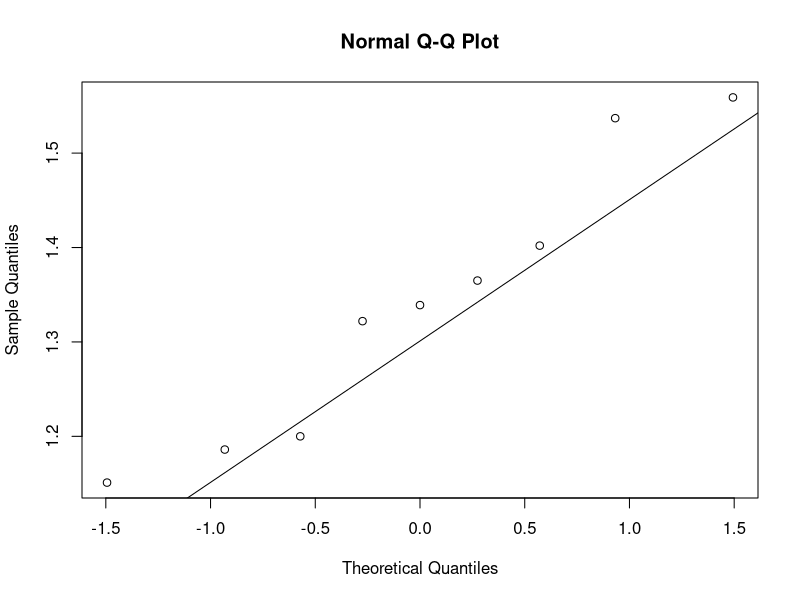
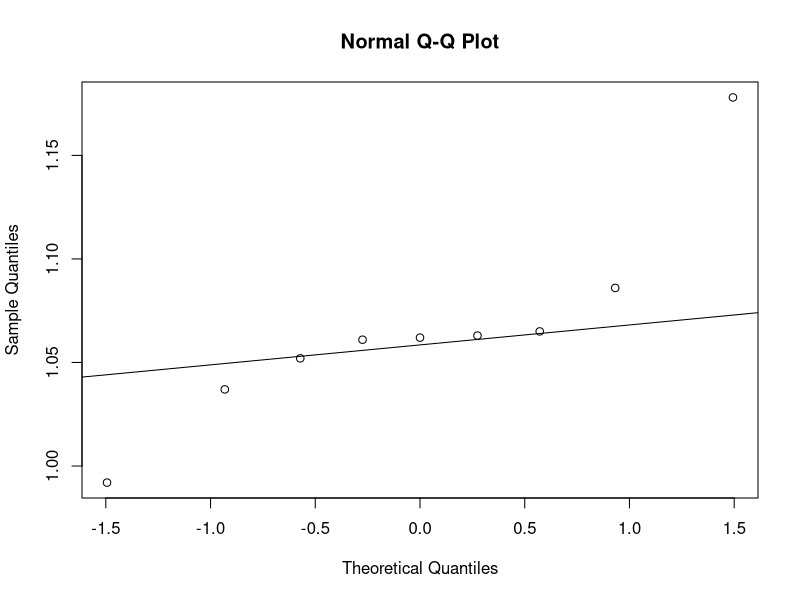
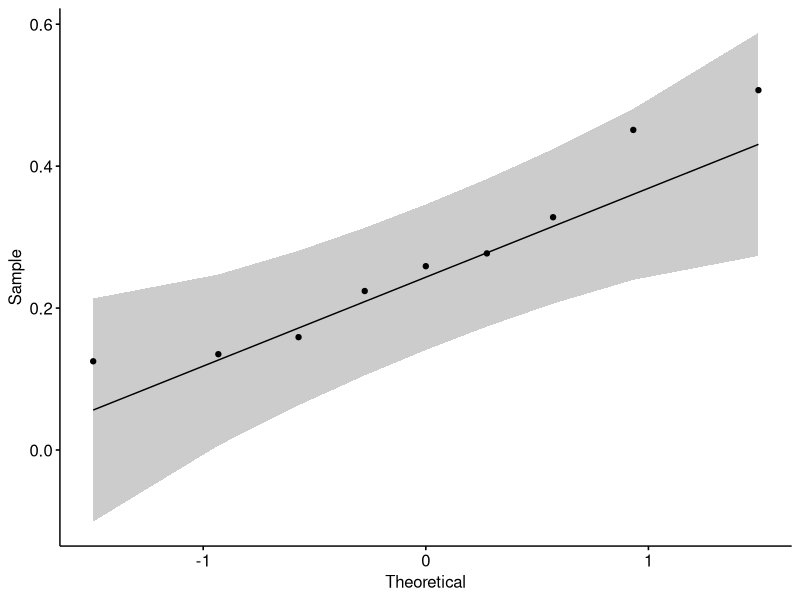
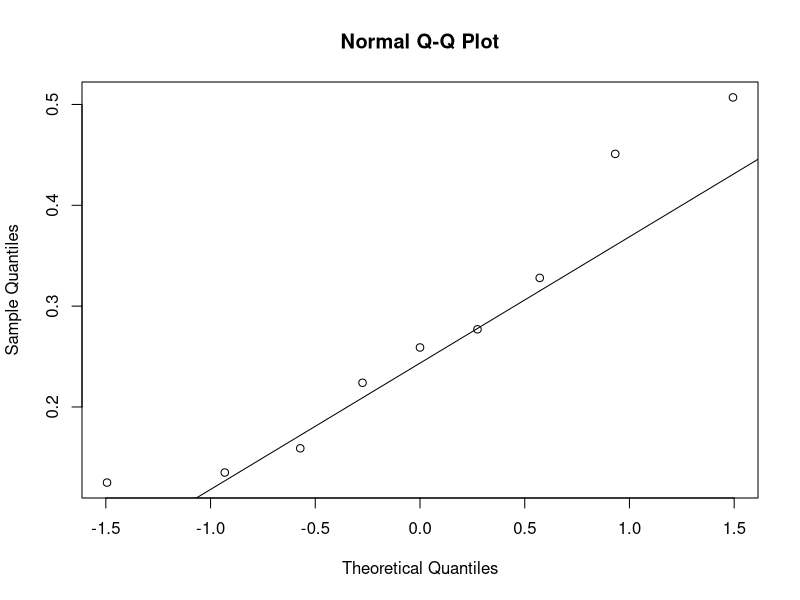
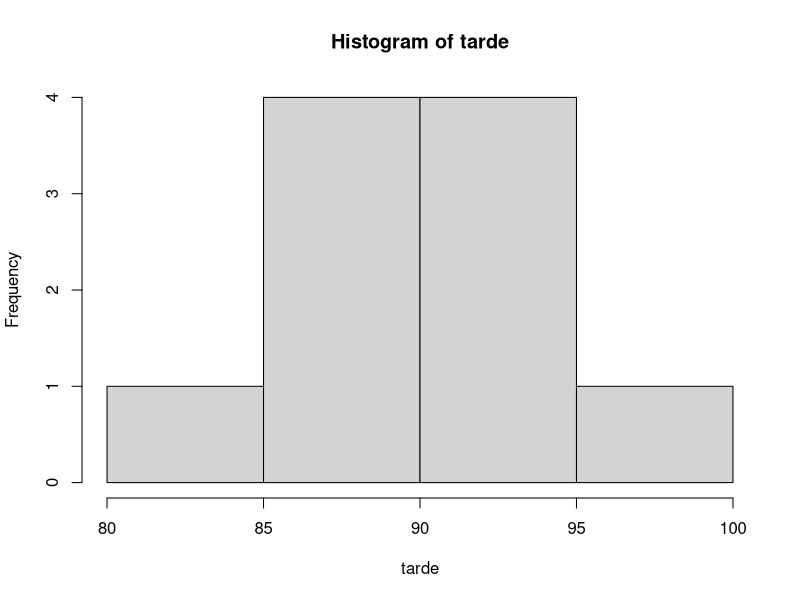
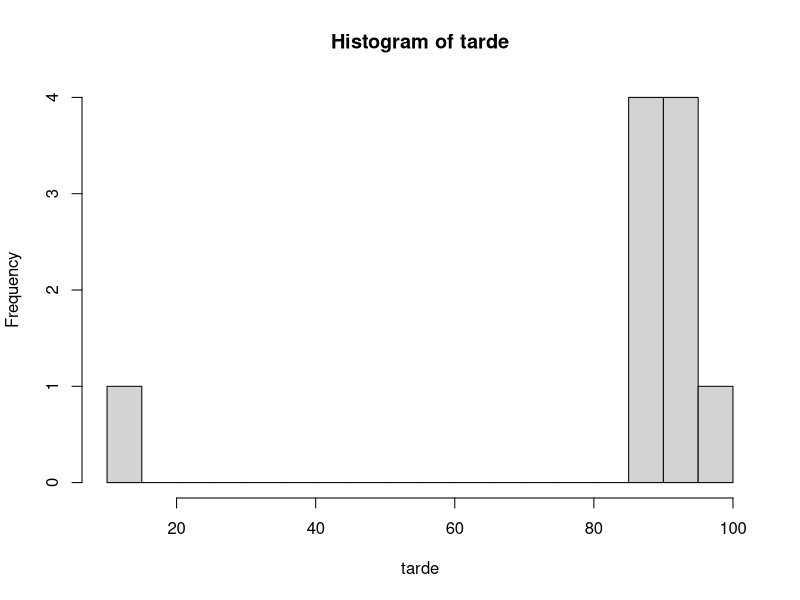
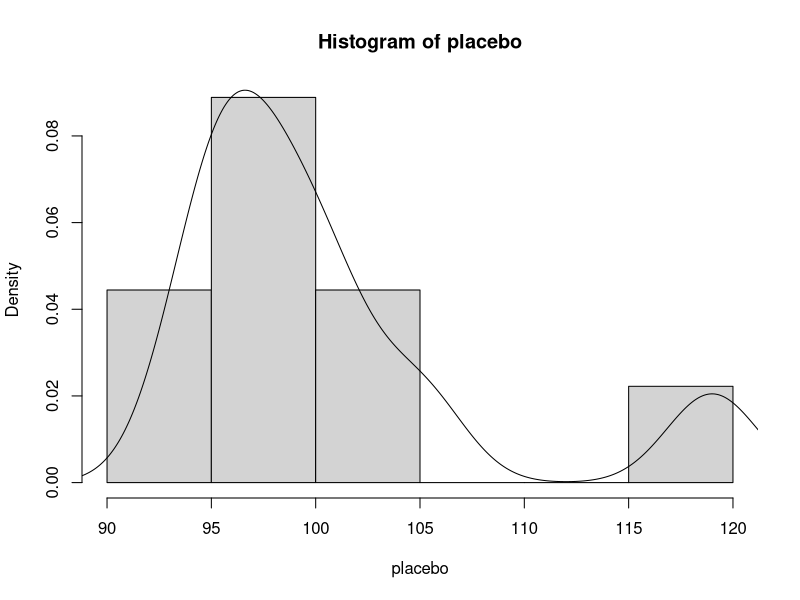
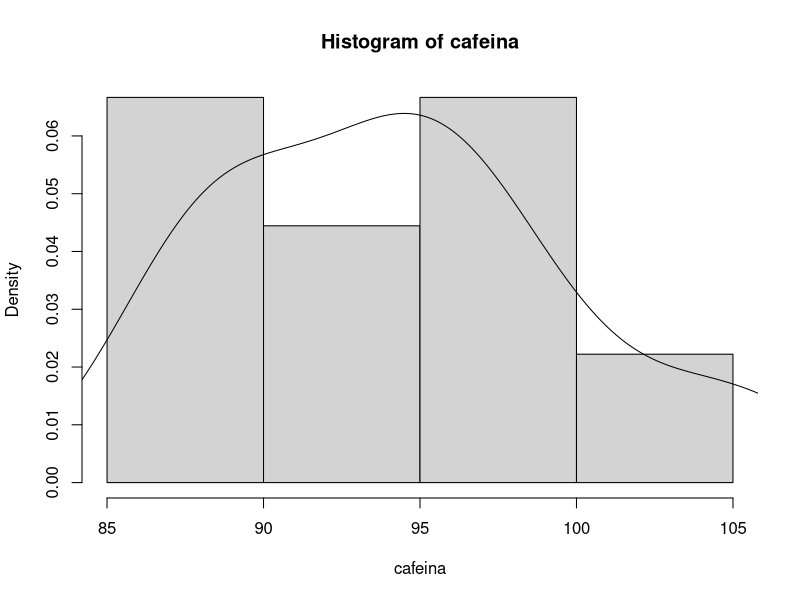

R code for these plots, in order:
############### Ejercicios impares Cap.2 Montgomery ######################

### Montgomery 2.5 ###
dias<-c(108,124,124,106,115,138,163,159,134,139)
mean(dias)
sd(dias)
tc=(mean(dias)-120)*sqrt(length(dias))/sd(dias)
cuantil=qt(0.99, 9)
t.test(dias, alternative = "greater", mu=120, conf.level = 0.99)
pvarlor=pt(1.77, 9, lower.tail = FALSE)
II=mean(dias)-qt(0.995, 9)*sd(dias)/sqrt(10)
IS=mean(dias)+qt(0.995, 9)*sd(dias)/sqrt(10)
IC=cbind(II,IS)

### Montgomery 2.16 ###
karl<-c(1.186,1.151,1.322,1.339,1.200,1.402,1.365,1.537,1.559)
leh<-c(1.061,0.992,1.063,1.062,1.065,1.178,1.037,1.086,1.052)
shapiro.test(karl); shapiro.test(leh)
qqnorm(karl);qqline(karl)
qqnorm(leh);qqline(leh)
t.test(karl,leh, alternative="two.sided", pired=TRUE)
diferencia=karl-leh
shapiro.test(diferencia) #p-value = 0.3663
library(ggpubr)
library(ggplot2)
ggqqplot(diferencia) 
qqnorm(diferencia);qqline(diferencia)

############################# Ejercicios Melo Cap. 2 ################

### 5.) ###
#qf(0.975, 14,17)
#qt(0.975, 31)
#pvalor=2*pt(0.133, 31, lower.tail = FALSE)

### 7.) ###
y1t1<-c(3,6,5,8,4,7)   ; y2t1<-c(10,18,22,20,16,19)
y1t2<-c(7,9,5,10,10,9) ; y2t2<-c(14,22,19,24,26,18)
t1<-c(y1t1,y2t1)
t2<-c(y1t2,y2t2)
mean(t1); length(t1); sd(t1)^2
mean(t2); length(t2); sd(t2)^2
var.test(t1, t2, alternative = "two.sided")
t.test(t1,t2, alternative="two.sided", var.equal=TRUE) #p-value = 0.3224

### 9.) ###
mañana<-c(89.8,87.3,90.2,87.6,98.1,87.3,91.2,91.8,88.9)
tarde<-c(86.4,90.3,86.4,99.2,93.1,94,89.2,88.7,90.1,83.9)
length(mañana); mean(mañana); sd(mañana)^2
length(tarde); mean(tarde); sd(tarde)^2
wilcox.test(mañana,tarde, alternative="two.sided", paired=FALSE)
#p-value = 0.9024
t.test(mañana,tarde,alternative="two.sided")
#p-value = 0.9499
hist(tarde)
shapiro.test(tarde) #p-value = 0.7196
tarde[tarde==83.9]=11
wilcox.test(mañana,tarde, alternative="two.sided", paired=FALSE)
#p-value = 0.9024
t.test(mañana,tarde,alternative="two.sided")
#p-value = 0.3865 con cambio
hist(tarde,breaks = "FD")
shapiro.test(tarde) #p-value = 4.936e-06 con cambio

### 11.) ###
placebo<-c(105,119,100,97,96,101,94,95,98)
cafeina<-c(96,99,94,89,96,93,88,105,88)
var.test(placebo, cafeina, alternative = "two.sided")
t.test(placebo,cafeina, alternative="two.sided", var.equal=TRUE)
#p-value = 0.06339
wilcox.test(placebo,cafeina,alternative="two.sided", paired=FALSE)
#p-value = 0.05121
hist(placebo, freq=FALSE); lines(density(placebo))
hist(cafeina, freq=FALSE); lines(density(cafeina))
shapiro.test(placebo); shapiro.test(cafeina)
#p-value = 0.01212 ; 0.4274
qqnorm(placebo); qqline(placebo)
qqnorm(cafeina); qqline(cafeina)
library(ggpubr)
ggqqplot(placebo) #un punto se aleja mucho de las bandas
ggqqplot(cafeina)
